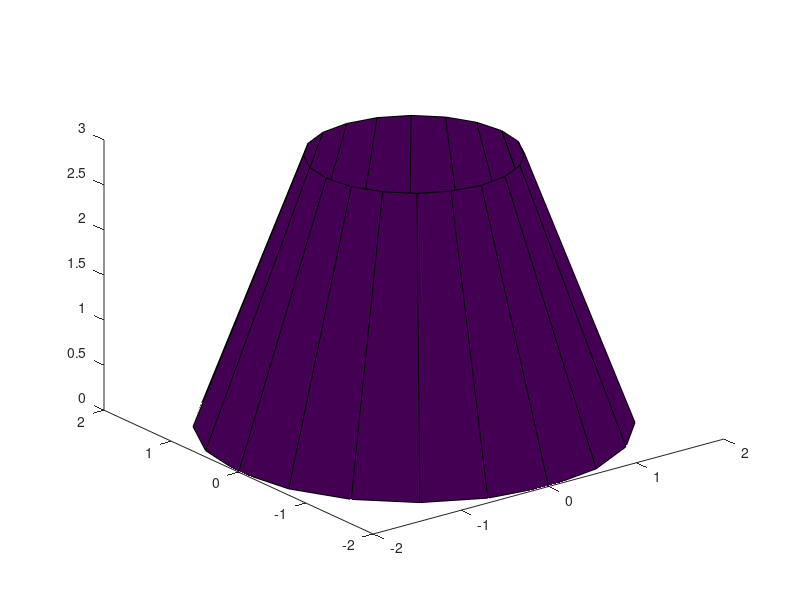

Source code (MATLAB):
rc1 = 2;
rc2 = 1;
h = 3;
n = 20;
r = [rc1 rc2];
[xc,yc,zc] = cylinder(r,n);
zc = zc * h;
surf(xc,yc,zc);
grid;


